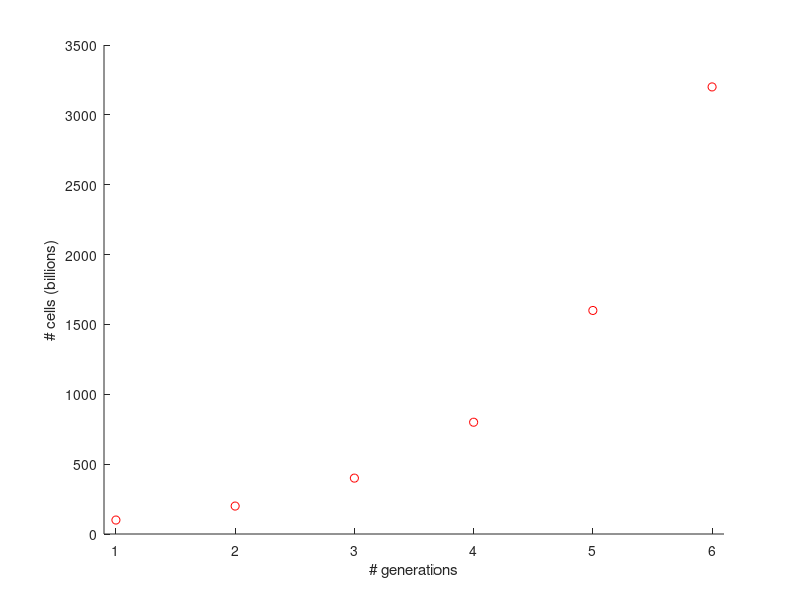
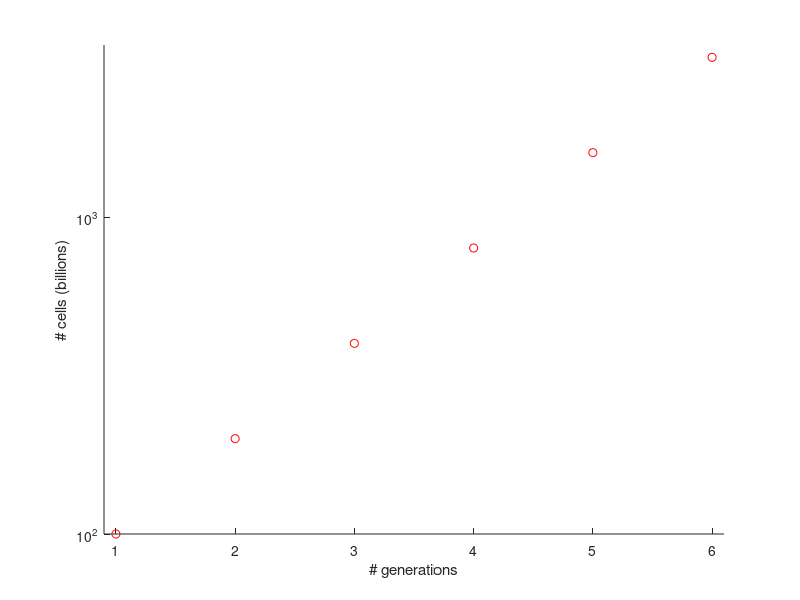

MATLAB code to generate these figures, in order:
clf; hold on
p = 100     % yeast population in billions

for i=1:6
    plot(i, p, 'ro')
    p = 2 * p
end

axis([0.9 6.1 0 3500])
set(gca,'XTick',[0 1 2 3 4 5 6])
xlabel('# generations')
ylabel('# cells (billions)')

saveas(gca,'yeast1.eps')

set(gca, 'yscale', 'log')
saveas(gca,'yeast2.eps')
